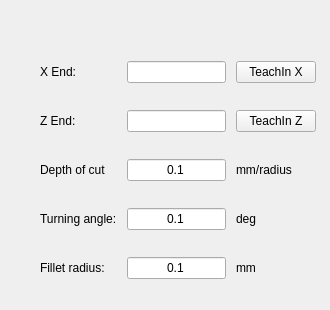
    <widget class="QWidget" name="pageBoring">
     <widget class="QWidget" name="gridLayoutWidget_3">
      <property name="geometry">
       <rect>
        <x>35</x>
        <y>40</y>
        <width>286</width>
        <height>261</height>
       </rect>
      </property>
      <layout class="QGridLayout" name="gridLayout_4">
       <property name="leftMargin">
        <number>5</number>
       </property>
       <property name="rightMargin">
        <number>5</number>
       </property>
       <property name="horizontalSpacing">
        <number>10</number>
       </property>
       <item row="4" column="2">
        <widget class="VCPSettingsLineEdit" name="boringFilletRadius">
         <property name="styleSheet">
          <string notr="true">font: 11pt &quot;Noto Sans&quot;;</string>
         </property>
         <property name="text">
          <string>0.1</string>
         </property>
         <property name="alignment">
          <set>Qt::AlignCenter</set>
         </property>
         <property name="settingName" stdset="0">
          <string>smart_numpad.quick-cycles-fillet-radius</string>
         </property>
         <property name="textFormat" stdset="0">
          <string/>
         </property>
        </widget>
       </item>
       <item row="4" column="0">
        <widget class="QLabel" name="label_31">
         <property name="styleSheet">
          <string notr="true">font: 11pt &quot;Noto Sans&quot;;</string>
         </property>
         <property name="text">
          <string>Fillet radius:</string>
         </property>
        </widget>
       </item>
       <item row="3" column="3">
        <widget class="QLabel" name="label_40">
         <property name="styleSheet">
          <string notr="true">font: 11pt &quot;Noto Sans&quot;;</string>
         </property>
         <property name="text">
          <string>deg</string>
         </property>
        </widget>
       </item>
       <item row="3" column="2">
        <widget class="VCPSettingsLineEdit" name="boringTurnAngle">
         <property name="styleSheet">
          <string notr="true">font: 11pt &quot;Noto Sans&quot;;</string>
         </property>
         <property name="text">
          <string>0.1</string>
         </property>
         <property name="alignment">
          <set>Qt::AlignCenter</set>
         </property>
         <property name="settingName" stdset="0">
          <string>smart_numpad.quick-cycles-turn-angle</string>
         </property>
         <property name="textFormat" stdset="0">
          <string/>
         </property>
        </widget>
       </item>
       <item row="0" column="0">
        <widget class="QLabel" name="label_29">
         <property name="styleSheet">
          <string notr="true">font: 11pt &quot;Noto Sans&quot;;</string>
         </property>
         <property name="text">
          <string>X End:</string>
         </property>
        </widget>
       </item>
       <item row="3" column="0">
        <widget class="QLabel" name="label_32">
         <property name="styleSheet">
          <string notr="true">font: 11pt &quot;Noto Sans&quot;;</string>
         </property>
         <property name="text">
          <string>Turning angle:</string>
         </property>
        </widget>
       </item>
       <item row="4" column="3">
        <widget class="QLabel" name="label_38">
         <property name="styleSheet">
          <string notr="true">font: 11pt &quot;Noto Sans&quot;;</string>
         </property>
         <property name="text">
          <string>mm</string>
         </property>
        </widget>
       </item>
       <item row="2" column="2">
        <widget class="VCPSettingsLineEdit" name="boringDoc">
         <property name="styleSheet">
          <string notr="true">font: 11pt &quot;Noto Sans&quot;;</string>
         </property>
         <property name="text">
          <string>0.1</string>
         </property>
         <property name="alignment">
          <set>Qt::AlignCenter</set>
         </property>
         <property name="settingName" stdset="0">
          <string>smart_numpad.quick-cycles-doc</string>
         </property>
         <property name="textFormat" stdset="0">
          <string/>
         </property>
        </widget>
       </item>
       <item row="1" column="0">
        <widget class="QLabel" name="label_30">
         <property name="styleSheet">
          <string notr="true">font: 11pt &quot;Noto Sans&quot;;</string>
         </property>
         <property name="text">
          <string>Z End:</string>
         </property>
        </widget>
       </item>
       <item row="2" column="3">
        <widget class="QLabel" name="label_37">
         <property name="styleSheet">
          <string notr="true">font: 11pt &quot;Noto Sans&quot;;</string>
         </property>
         <property name="text">
          <string>mm/radius</string>
         </property>
        </widget>
       </item>
       <item row="2" column="0">
        <widget class="QLabel" name="label_15">
         <property name="styleSheet">
          <string notr="true">font: 11pt &quot;Noto Sans&quot;;</string>
         </property>
         <property name="text">
          <string>Depth of cut</string>
         </property>
        </widget>
       </item>
       <item row="0" column="2">
        <widget class="TeachInLineEdit" name="boringXEnd">
         <property name="alignment">
          <set>Qt::AlignRight|Qt::AlignTrailing|Qt::AlignVCenter</set>
         </property>
         <property name="referenceType" stdset="0">
          <number>1</number>
         </property>
         <property name="axisNumber" stdset="0">
          <number>0</number>
         </property>
         <property name="inchFormat" stdset="0">
          <string>%9.4f</string>
         </property>
         <property name="millimeterFormat" stdset="0">
          <string>%10.3f</string>
         </property>
         <property name="degreeFormat" stdset="0">
          <string>%10.2f</string>
         </property>
         <property name="latheMode" stdset="0">
          <number>2</number>
         </property>
        </widget>
       </item>
       <item row="1" column="2">
        <widget class="TeachInLineEdit" name="boringZEnd">
         <property name="alignment">
          <set>Qt::AlignRight|Qt::AlignTrailing|Qt::AlignVCenter</set>
         </property>
         <property name="referenceType" stdset="0">
          <number>1</number>
         </property>
         <property name="axisNumber" stdset="0">
          <number>2</number>
         </property>
         <property name="inchFormat" stdset="0">
          <string>%9.4f</string>
         </property>
         <property name="millimeterFormat" stdset="0">
          <string>%10.3f</string>
         </property>
         <property name="degreeFormat" stdset="0">
          <string>%10.2f</string>
         </property>
         <property name="latheMode" stdset="0">
          <number>0</number>
         </property>
        </widget>
       </item>
       <item row="0" column="3">
        <widget class="QPushButton" name="boringTeachXBtn">
         <property name="text">
          <string>TeachIn X</string>
         </property>
        </widget>
       </item>
       <item row="1" column="3">
        <widget class="QPushButton" name="boringTeachZBtn">
         <property name="text">
          <string>TeachIn Z</string>
         </property>
        </widget>
       </item>
      </layout>
     </widget>
    </widget>
